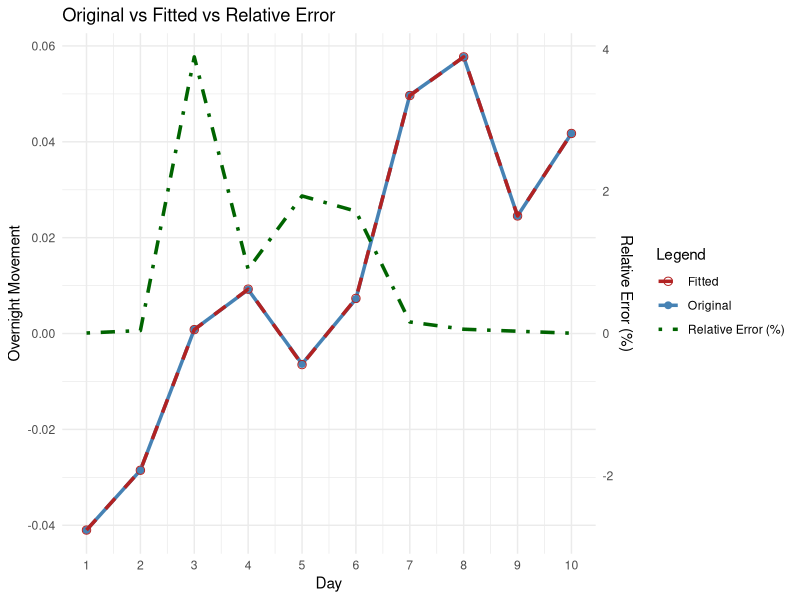

This figure's R source:
original <- c(-0.041002, -0.028534, 0.000848, 0.009175, -0.006356,
              0.007206, 0.049740, 0.057683, 0.024539, 0.041740)

fitted <- c(-0.040999, -0.028522, 0.000815, 0.009258, -0.006479,
            0.007330, 0.049659, 0.057718, 0.024531, 0.041742)

days <- 1:10

df <- data.frame(
  Day = days,
  Original = original,
  Fitted = fitted
)

library(ggplot2)

df$RelativeError <- abs(df$Original - df$Fitted) / abs(df$Original) * 100

scale_factor <- max(abs(c(df$Original, df$Fitted))) / max(df$RelativeError)
df$RelativeErrorScaled <- df$RelativeError * scale_factor

ggplot(df, aes(x = Day)) +
  geom_line(aes(y = Original, color = "Original"), size = 1.2) +
  geom_point(aes(y = Original, color = "Original"), size = 2) +
  geom_line(aes(y = Fitted, color = "Fitted"), linetype = "dashed", size = 1.2) +
  geom_point(aes(y = Fitted, color = "Fitted"), shape = 1, size = 2.5) +
  geom_line(aes(y = RelativeErrorScaled, color = "Relative Error (%)"), linetype = "dotdash", size = 1.2) +
  scale_color_manual(values = c("Original" = "steelblue", "Fitted" = "firebrick", "Relative Error (%)" = "darkgreen")) +
  scale_x_continuous(breaks = days) +
  scale_y_continuous(
    name = "Overnight Movement",
    sec.axis = sec_axis(~ . / scale_factor, name = "Relative Error (%)")
  ) +
  labs(
    title = "Original vs Fitted vs Relative Error",
    x = "Day",
    color = "Legend"
  ) +
  theme_minimal()